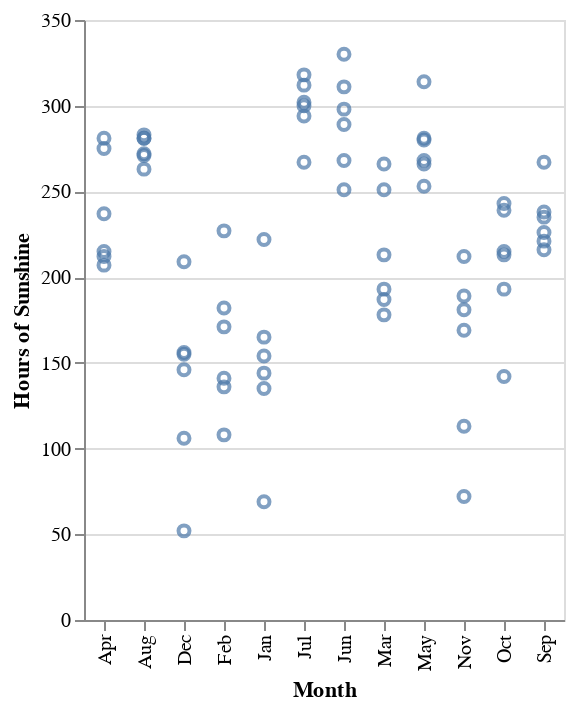

The cell this chart's notebook holds for it:
### Markdown cell above
## Histograms

We'll start our transformation tour by _binning_ data into discrete groups and _counting_ records to summarize those groups. The resulting plots are known as [_histograms_](https://en.wikipedia.org/wiki/Histogram).

Let's first look at unaggregated data: a scatter plot showing movie ratings from Rotten Tomatoes versus ratings from IMDB users. We'll provide data to Altair by passing the movies data URL to the `Chart` method. (We could also pass the Pandas data frame directly to get the same result.) We can then encode the Rotten Tomatoes and IMDB ratings fields using the `x` and `y` channels:

### Code cell
alt.Chart(movies).mark_point().encode(
    alt.X('month:N').title('Month'),
    alt.Y('sunshine:Q').title('Hours of Sunshine')
)

### Figure 1 — Vega-Lite specification as saved in the notebook (floating-point values rounded to 4 significant figures)
{"config": {"view": {"continuousWidth": 300, "continuousHeight": 300}}, "data": {"name": "data-21741ab144ba806e9f4f20e6086ed71a"}, "mark": {"type": "point"}, "encoding": {"x": {"field": "month", "title": "Month", "type": "nominal"}, "y": {"field": "sunshine", "title": "Hours of Sunshine", "type": "quantitative"}}, "$schema": "https://vega.github.io/schema/vega-lite/v5.17.0.json", "datasets": {"data-21741ab144ba806e9f4f20e6086ed71a": [{"city": "Chicago", "lon": -87.62, "lat": 41.88, "month": "Jan", "monthnum": 0, "sunshine": 135}, {"city": "Chicago", "lon": -87.62, "lat": 41.88, "month": "Feb", "monthnum": 1, "sunshine": 136}, {"city": "Chicago", "lon": -87.62, "lat": 41.88, "month": "Mar", "monthnum": 2, "sunshine": 187}, {"city": "Chicago", "lon": -87.62, "lat": 41.88, "month": "Apr", "monthnum": 3, "sunshine": 215}, {"city": "Chicago", "lon": -87.62, "lat": 41.88, "month": "May", "monthnum": 4, "sunshine": 281}, {"city": "Chicago", "lon": -87.62, "lat": 41.88, "month": "Jun", "monthnum": 5, "sunshine": 311}, {"city": "Chicago", "lon": -87.62, "lat": 41.88, "month": "Jul", "monthnum": 6, "sunshine": 318}, {"city": "Chicago", "lon": -87.62, "lat": 41.88, "month": "Aug", "monthnum": 7, "sunshine": 283}, {"city": "Chicago", "lon": -87.62, "lat": 41.88, "month": "Sep", "monthnum": 8, "sunshine": 226}, {"city": "Chicago", "lon": -87.62, "lat": 41.88, "month": "Oct", "monthnum": 9, "sunshine": 193}, {"city": "Chicago", "lon": -87.62, "lat": 41.88, "month": "Nov", "monthnum": 10, "sunshine": 113}, {"city": "Chicago", "lon": -87.62, "lat": 41.88, "month": "Dec", "monthnum": 11, "sunshine": 106}, {"city": "Houston", "lon": -95.36, "lat": 29.75, "month": "Jan", "monthnum": 0, "sunshine": 144}, {"city": "Houston", "lon": -95.36, "lat": 29.75, "month": "Feb", "monthnum": 1, "sunshine": 141}, {"city": "Houston", "lon": -95.36, "lat": 29.75, "month": "Mar", "monthnum": 2, "sunshine": 193}, {"city": "Houston", "lon": -95.36, "lat": 29.75, "month": "Apr", "monthnum": 3, "sunshine": 212}, {"city": "Houston", "lon": -95.36, "lat": 29.75, "month": "May", "monthnum": 4, "sunshine": 266}, {"city": "Houston", "lon": -95.36, "lat": 29.75, "month": "Jun", "monthnum": 5, "sunshine": 298}, {"city": "Houston", "lon": -95.36, "lat": 29.75, "month": "Jul", "monthnum": 6, "sunshine": 294}, {"city": "Houston", "lon": -95.36, "lat": 29.75, "month": "Aug", "monthnum": 7, "sunshine": 281}, {"city": "Houston", "lon": -95.36, "lat": 29.75, "month": "Sep", "monthnum": 8, "sunshine": 238}, {"city": "Houston", "lon": -95.36, "lat": 29.75, "month": "Oct", "monthnum": 9, "sunshine": 239}, {"city": "Houston", "lon": -95.36, "lat": 29.75, "month": "Nov", "monthnum": 10, "sunshine": 181}, {"city": "Houston", "lon": -95.36, "lat": 29.75, "month": "Dec", "monthnum": 11, "sunshine": 146}, {"city": "Miami", "lon": -80.19, "lat": 25.76, "month": "Jan", "monthnum": 0, "sunshine": 222}, {"city": "Miami", "lon": -80.19, "lat": 25.76, "month": "Feb", "monthnum": 1, "sunshine": 227}, {"city": "Miami", "lon": -80.19, "lat": 25.76, "month": "Mar", "monthnum": 2, "sunshine": 266}, {"city": "Miami", "lon": -80.19, "lat": 25.76, "month": "Apr", "monthnum": 3, "sunshine": 275}, {"city": "Miami", "lon": -80.19, "lat": 25.76, "month": "May", "monthnum": 4, "sunshine": 280}, {"city": "Miami", "lon": -80.19, "lat": 25.76, "month": "Jun", "monthnum": 5, "sunshine": 251}, {"city": "Miami", "lon": -80.19, "lat": 25.76, "month": "Jul", "monthnum": 6, "sunshine": 267}, {"city": "Miami", "lon": -80.19, "lat": 25.76, "month": "Aug", "monthnum": 7, "sunshine": 263}, {"city": "Miami", "lon": -80.19, "lat": 25.76, "month": "Sep", "monthnum": 8, "sunshine": 216}, {"city": "Miami", "lon": -80.19, "lat": 25.76, "month": "Oct", "monthnum": 9, "sunshine": 215}, {"city": "Miami", "lon": -80.19, "lat": 25.76, "month": "Nov", "monthnum": 10, "sunshine": 212}, {"city": "Miami", "lon": -80.19, "lat": 25.76, "month": "Dec", "monthnum": 11, "sunshine": 209}, {"city": "New York", "lon": -73.94, "lat": 40.73, "month": "Jan", "monthnum": 0, "sunshine": 154}, {"city": "New York", "lon": -73.94, "lat": 40.73, "month": "Feb", "monthnum": 1, "sunshine": 171}, {"city": "New York", "lon": -73.94, "lat": 40.73, "month": "Mar", "monthnum": 2, "sunshine": 213}, {"city": "New York", "lon": -73.94, "lat": 40.73, "month": "Apr", "monthnum": 3, "sunshine": 237}, {"city": "New York", "lon": -73.94, "lat": 40.73, "month": "May", "monthnum": 4, "sunshine": 268}, {"city": "New York", "lon": -73.94, "lat": 40.73, "month": "Jun", "monthnum": 5, "sunshine": 289}, {"city": "New York", "lon": -73.94, "lat": 40.73, "month": "Jul", "monthnum": 6, "sunshine": 302}, {"city": "New York", "lon": -73.94, "lat": 40.73, "month": "Aug", "monthnum": 7, "sunshine": 271}, {"city": "New York", "lon": -73.94, "lat": 40.73, "month": "Sep", "monthnum": 8, "sunshine": 235}, {"city": "New York", "lon": -73.94, "lat": 40.73, "month": "Oct", "monthnum": 9, "sunshine": 213}, {"city": "New York", "lon": -73.94, "lat": 40.73, "month": "Nov", "monthnum": 10, "sunshine": 169}, {"city": "New York", "lon": -73.94, "lat": 40.73, "month": "Dec", "monthnum": 11, "sunshine": 155}, {"city": "San Francisco", "lon": -122.4, "lat": 37.73, "month": "Jan", "monthnum": 0, "sunshine": 165}, {"city": "San Francisco", "lon": -122.4, "lat": 37.73, "month": "Feb", "monthnum": 1, "sunshine": 182}, {"city": "San Francisco", "lon": -122.4, "lat": 37.73, "month": "Mar", "monthnum": 2, "sunshine": 251}, {"city": "San Francisco", "lon": -122.4, "lat": 37.73, "month": "Apr", "monthnum": 3, "sunshine": 281}, {"city": "San Francisco", "lon": -122.4, "lat": 37.73, "month": "May", "monthnum": 4, "sunshine": 314}, {"city": "San Francisco", "lon": -122.4, "lat": 37.73, "month": "Jun", "monthnum": 5, "sunshine": 330}, {"city": "San Francisco", "lon": -122.4, "lat": 37.73, "month": "Jul", "monthnum": 6, "sunshine": 300}, {"city": "San Francisco", "lon": -122.4, "lat": 37.73, "month": "Aug", "monthnum": 7, "sunshine": 272}, {"city": "San Francisco", "lon": -122.4, "lat": 37.73, "month": "Sep", "monthnum": 8, "sunshine": 267}, {"city": "San Francisco", "lon": -122.4, "lat": 37.73, "month": "Oct", "monthnum": 9, "sunshine": 243}, {"city": "San Francisco", "lon": -122.4, "lat": 37.73, "month": "Nov", "monthnum": 10, "sunshine": 189}, {"city": "San Francisco", "lon": -122.4, "lat": 37.73, "month": "Dec", "monthnum": 11, "sunshine": 156}, {"city": "Seattle", "lon": -122.3, "lat": 47.61, "month": "Jan", "monthnum": 0, "sunshine": 69}, {"city": "Seattle", "lon": -122.3, "lat": 47.61, "month": "Feb", "monthnum": 1, "sunshine": 108}, {"city": "Seattle", "lon": -122.3, "lat": 47.61, "month": "Mar", "monthnum": 2, "sunshine": 178}, {"city": "Seattle", "lon": -122.3, "lat": 47.61, "month": "Apr", "monthnum": 3, "sunshine": 207}, {"city": "Seattle", "lon": -122.3, "lat": 47.61, "month": "May", "monthnum": 4, "sunshine": 253}, {"city": "Seattle", "lon": -122.3, "lat": 47.61, "month": "Jun", "monthnum": 5, "sunshine": 268}, {"city": "Seattle", "lon": -122.3, "lat": 47.61, "month": "Jul", "monthnum": 6, "sunshine": 312}, {"city": "Seattle", "lon": -122.3, "lat": 47.61, "month": "Aug", "monthnum": 7, "sunshine": 281}, {"city": "Seattle", "lon": -122.3, "lat": 47.61, "month": "Sep", "monthnum": 8, "sunshine": 221}, {"city": "Seattle", "lon": -122.3, "lat": 47.61, "month": "Oct", "monthnum": 9, "sunshine": 142}, {"city": "Seattle", "lon": -122.3, "lat": 47.61, "month": "Nov", "monthnum": 10, "sunshine": 72}, {"city": "Seattle", "lon": -122.3, "lat": 47.61, "month": "Dec", "monthnum": 11, "sunshine": 52}]}}
